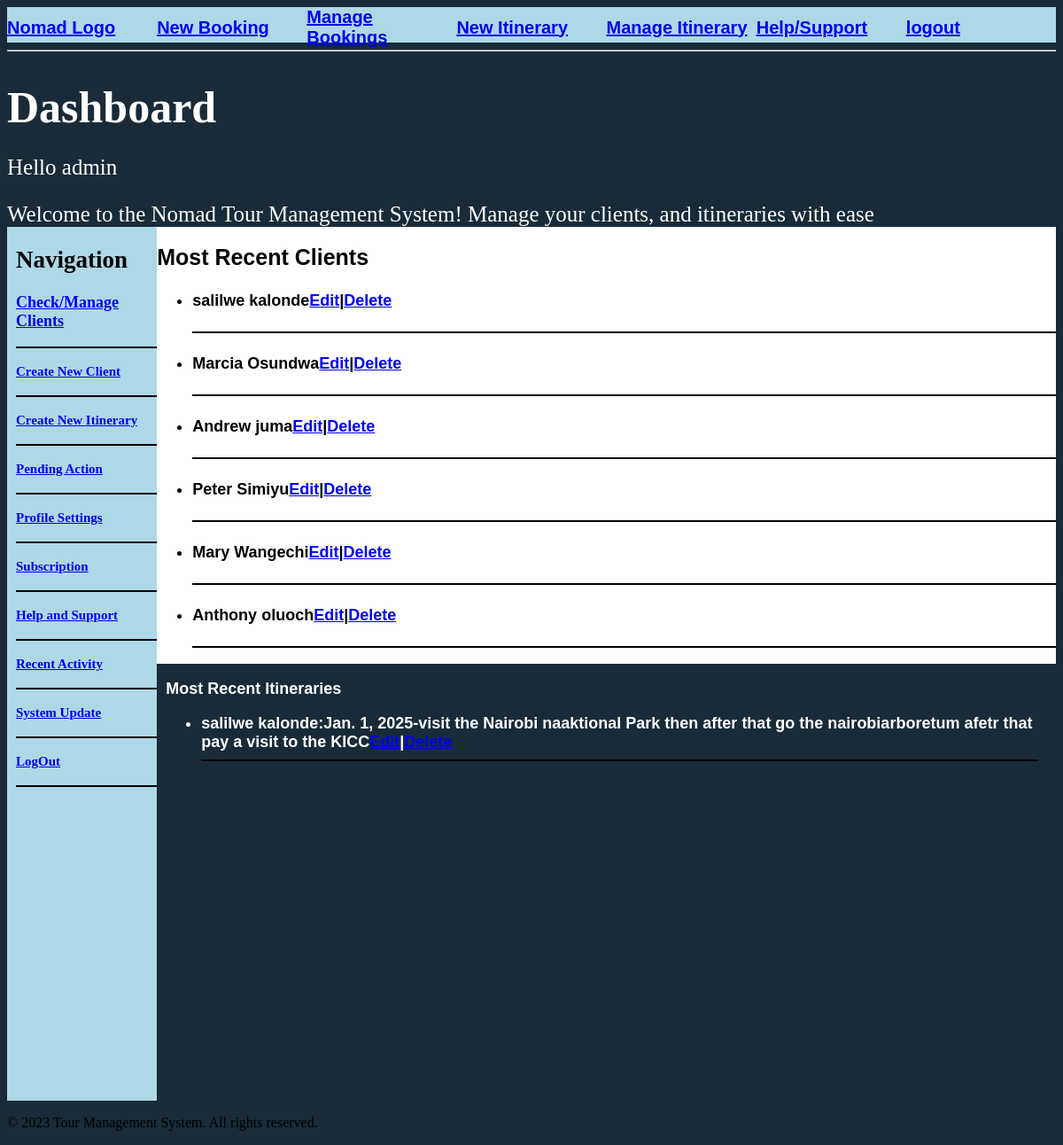
/dashboard/ (signed in), run on an earlier commit of the app's database.
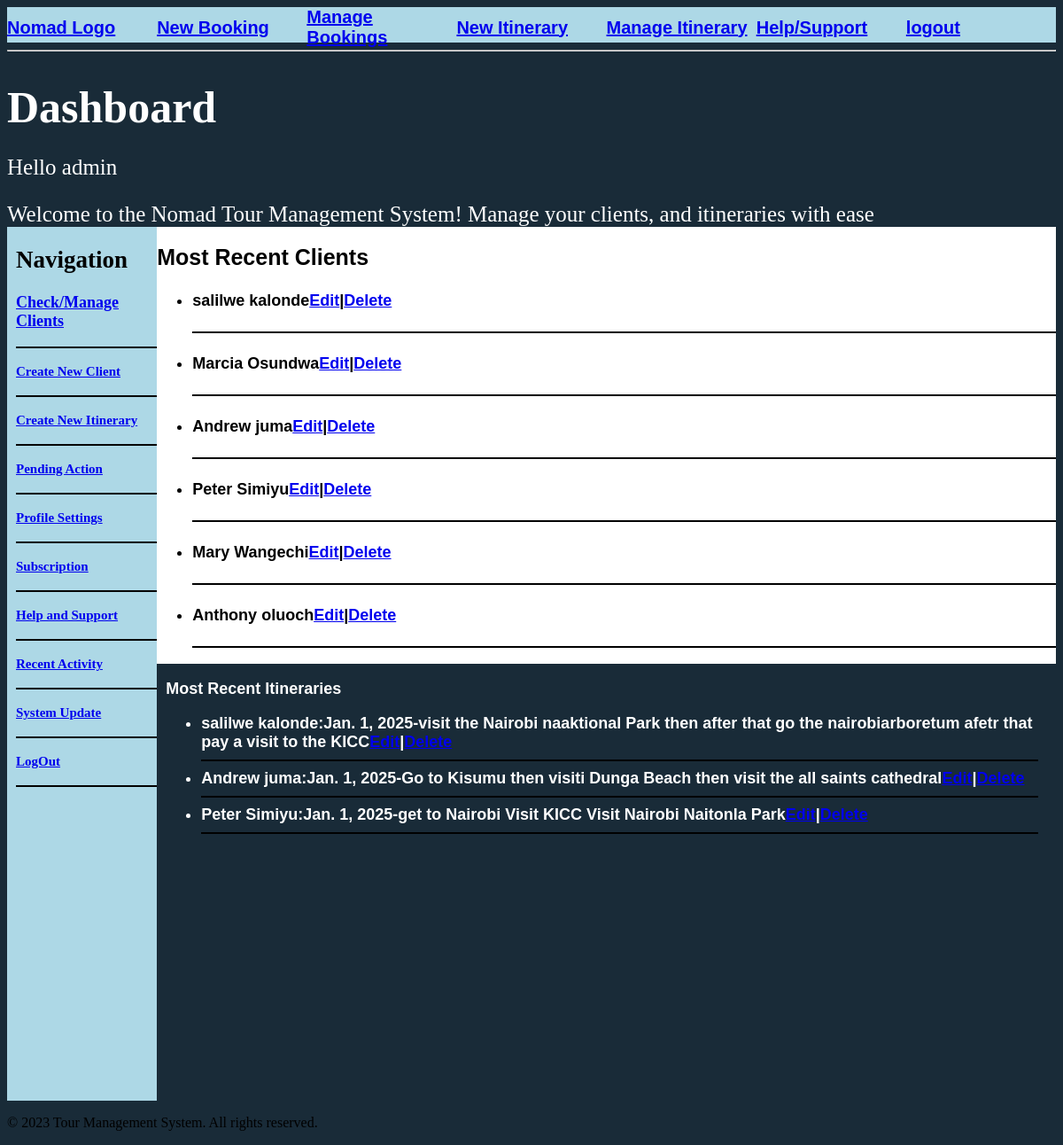
And on a later commit of the database.
### Tour/models.py (models this page shows, shortened)
class Booking(models.Model):
    first_name=models.CharField(max_length=100,default='Unknown')
    last_name=models.CharField(max_length=100,  default='Unknown')
    email=models.EmailField(max_length=100, default='default@example.com')
    phone=models.CharField(max_length=100,  default='0000000000')
    Original_location=models.CharField(max_length=100, default='Unknown')
    destination=models.CharField(max_length=100, default='Unknown')
    departure_date=models.DateField(default='2025-01-01')
    return_date=models.DateField(default='2025-01-01')
    created_at= models.DateTimeField(auto_now_add=True, null=True, blank=True)
    updated_at= models.DateTimeField(auto_now=True, null=True, blank=True)
    class Meta:
        ordering= ['-updated_at', '-created_at']
    def __str__(self):
        return self.first_name + ' ' + self.last_name

class Itinerary(models.Model):
    first_name=models.ForeignKey(Booking, on_delete=models.CASCADE, null=True, blank=True)
    location=models.CharField(max_length=100, default='Unknown')
    activity=models.TextField()
    cost=models.DecimalField(max_digits=10, decimal_places=2 )
    date=models.DateField(default='2025-01-01')
    created_at= models.DateTimeField(auto_now_add=True)
    updated_at= models.DateTimeField(auto_now=True)
    user=models.ForeignKey(User, on_delete=models.CASCADE, null=True, blank=True)
    class Meta:
        ordering= ['updated_at','-created_at']

### Tour/views.py (the view)
# urls.py: path('dashboard/',views.dashboard,name='dashboard'),
@login_required(login_url='login')
def dashboard(request):
    q=request.GET.get('q') if request.GET.get('q') != None else ''
    bookings=Booking.objects.filter(
        Q(email__icontains=q) |
        Q(phone__icontains=q)|
        Q(Original_location__icontains=q)
    )
    itinerary= Itinerary.objects.all()
    context={'bookings':bookings, 'itinerary':itinerary}
    return render(request,'Tour/dashboard.html',context)

### Tour/templates/Tour/dashboard.html (shortened to what this page needs)
{%extends 'main.html'%}
{% block content %}
<div class="intro">
<p><h1 class="Db"> Dashboard </h1></p>
<p>Hello {{request.user}}</p>
<p class="welcome">Welcome to the Nomad Tour Management System! Manage your clients, and itineraries with ease</p>
</div>
<div class="container">
    <div class="left-column">
        <h2>Navigation</h2>
    <p><a href="{%url 'clientList'%}">Check/Manage  Clients</a> </p>
       <hr style="border:1px solid black;">
    <p><small><a href="{% url 'newBooking'%}">Create New Client</a> </small></p>
       <hr style="border:1px solid black;">
    <p><small><a href="{% url 'newItinerary'%}">Create New Itinerary</a> </small></p>
       <hr style="border:1px solid black;">
    <p><small><a href="{%url 'itinerary'%}">Pending Action</a> </small></p>
       <hr style="border:1px solid black;">
    <p><small><a href="#profile">Profile Settings</a> </small></p>
       <hr style="border:1px solid black;">
    <p><small><a href="#settings">Subscription</a> </small></p>
       <hr style="border:1px solid black;">
    <p><small><a href="#help">Help and Support </a> </small></p>
       <hr style="border:1px solid black;">
    <p><small><a href="#activity">Recent Activity</a> </small></p>
       <hr style="border:1px solid black;">
    <p><small><a href="#systemUpdate">System Update</a> </small></p>
       <hr style="border:1px solid black;">
    <p><small><a href="#logout">LogOut</a> </small></p>
       <hr style="border:1px solid black;">
    </div>
    <div class="right-column">
        <div class="top-column">
        <h2 class="recent">Most Recent Clients</h2>
        <ul>
            {% for client in  bookings %}
                <li><h4>{{ client.first_name }}  {{ client.last_name }}<a href="{% url 'updateBooking' client.id %}">Edit</a>|<a href="{% url 'deleteBooking' client.id %}">Delete </a></h4></li>
                  <hr style="border:1px solid black;">
            {% endfor %}
        </ul>
        </div>
        <div class="middle-column">
          <p ">Most Recent Itineraries</p>
          <ul>
            {% for itinerary in itinerary %}
                <li>{{ itinerary.first_name }}:{{ itinerary.date }}-{{ itinerary.activity }}<a href="{% url 'updateItinerary' itinerary.id %}">Edit</a>|<a href="{% url 'deleteItinerary' itinerary.id %}">Delete </a></li>
                <hr style="border:1px solid black;">
            {% endfor %}
          </ul>
        </div>
    </div>
</div>
{% endblock %}

### templates/main.html (shortened to what this page needs)
<html>
<head>
</head>
</html>
<body>
    <header>
        {%include 'navbar.html'%}
    </header>
    <main>
        {% block content %}
        {% endblock %}
    </main>
    <footer>
        <p>&copy; 2023 Tour Management System. All rights reserved.</p>
    </footer>

### templates/navbar.html (shortened to what this page needs)
<div style="
display:grid;
grid-template-columns:1fr 1fr 1fr 1fr 1fr 1fr 1fr ;
background-color:lightblue;
height :40px;
font-weight:bold;
font-family:Arial;
font-size:20px;
justify-content:space-evenly;
align-items:center;
">
    <div>
    <a href="{% url 'dashboard' %}">Nomad Logo </a>
    </div>
    <div >
        <a href="{% url 'newBooking' %}"> New Booking</a>
   </div>
    <div >
        <a href="{% url 'clientList' %}"> Manage Bookings</a>
    </div>
     <div>
        <a href="{% url 'newItinerary' %}"> New Itinerary</a>
   </div>
    <div>
        <a href="{% url 'itinerary' %}"> Manage Itinerary</a>
    </div>
    <div>
        <a href="{% url 'itinerary' %}">Help/Support
    </a>
    </div>
    <div>
    {% if request.user.is_authenticated %}
   <a href = "{% url 'logout' %}">logout</a>
   {% else %}
    <a href="{% url 'login' %}">Login
    </a>
    {% endif %}
    </div>
</div>
<hr>

### Tour/templates/Tour/dashboard.html (style rules this page uses)
body { background-color:#192b38; }
.welcome { margin-top:0px; margin-bottom:0px; }
.db { margin: top 0px; margin-bottom:0px; }
.intro { background-color:#192b38; margin-bottom:0px; margin-top:0px; border-width:0px; font-size:25px; margin-block-start:0px; color:white }
.container { display:grid; grid-template-columns: 1fr 6fr; font-weight:bold; font-size:15px; margin-top:0px; border-width:0px; background-color:#F0F0F0; }
.right-column { display:grid; grid-template-rows: 1fr 1fr; background-color:#F0F0F0; border-radius:10px; }
.left-column { color:black; font-weight:bold; padding-left:10px; background-color:lightblue; font-size:18px; }
.middle-column { background-color:#192b38; padding-left:10px; padding-right:20px; font-size:18px; font-family:Arial; color:white }
.top-column { background-color:white; font-size:18px; font-family:Arial; }
.recent { margin-bottom:0px; padding-bottom:0px; font-family:Arial; font-size:25px; border:none; margin-bottom:0px; }

What changed in the data, as far as the page shows it:
added Itinerary: first_name "Andrew juma", date "Jan. 1, 2025", activity "Go to Kisumu then visiti Dunga Beach then visit the all saints cathedral"
added Itinerary: first_name "Peter Simiyu", date "Jan. 1, 2025", activity "get to Nairobi Visit KICC Visit Nairobi Naitonla Park"
